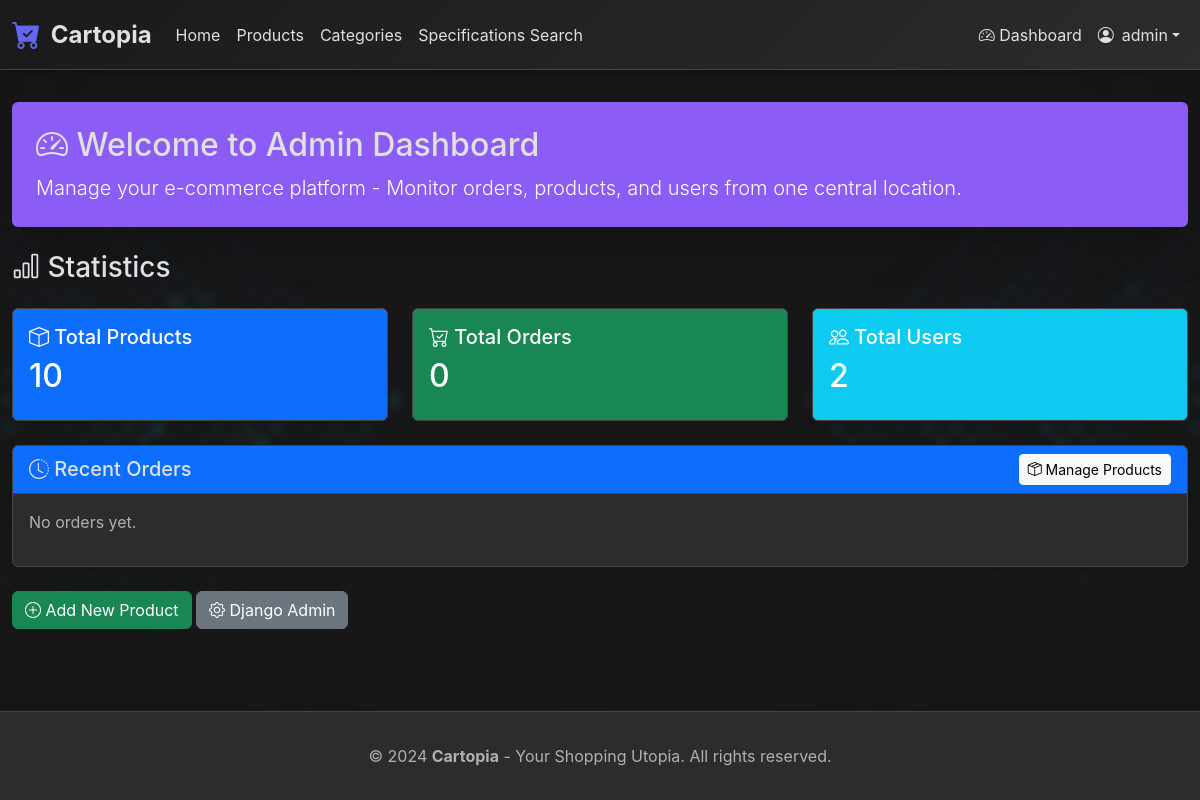
The app's page /dashboard/ (signed in), older data.
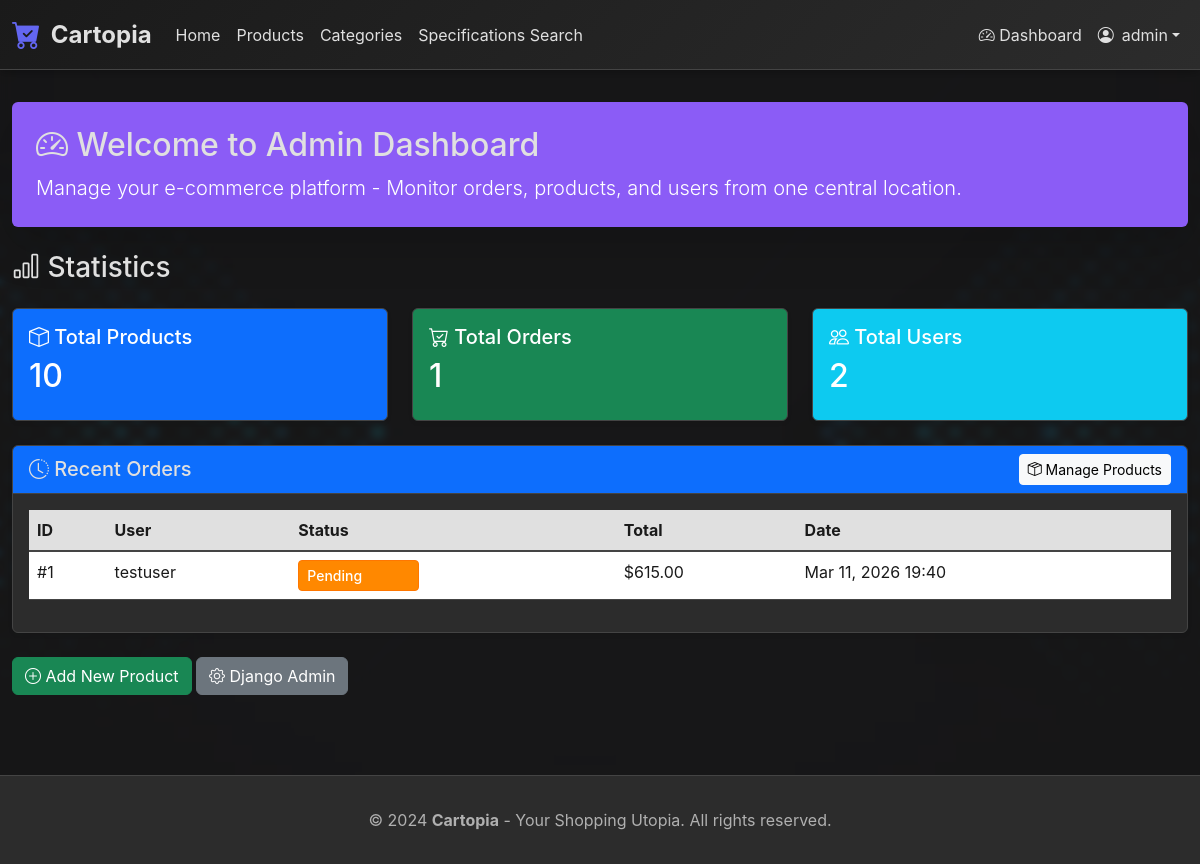
The same page, newer data.
### shop/models.py (models this page shows, shortened)
class Order(models.Model):
    STATUS_CHOICES = [
        ('pending', 'Pending'),
        ('processing', 'Processing'),
        ('shipped', 'Shipped'),
        ('delivered', 'Delivered'),
        ('cancelled', 'Cancelled'),
    ]
    user = models.ForeignKey(User, on_delete=models.CASCADE, related_name='orders', verbose_name="User")
    status = models.CharField(max_length=20, choices=STATUS_CHOICES, default='pending', verbose_name="Status")
    total_price = models.DecimalField(max_digits=10, decimal_places=2, verbose_name="Total Price")
    delivery_method = models.ForeignKey(DeliveryMethod, on_delete=models.SET_NULL, null=True, verbose_name="Delivery Method")
    delivery_cost = models.DecimalField(max_digits=10, decimal_places=2, default=0, verbose_name="Delivery Cost")
    first_name = models.CharField(max_length=100, verbose_name="First Name")
    last_name = models.CharField(max_length=100, verbose_name="Last Name")
    email = models.EmailField(verbose_name="Email")
    phone = models.CharField(max_length=20, verbose_name="Phone")
    address = models.TextField(verbose_name="Address")
    city = models.CharField(max_length=100, verbose_name="City")
    postal_code = models.CharField(max_length=20, verbose_name="Postal Code")
    created_at = models.DateTimeField(auto_now_add=True, verbose_name="Order Date")
    updated_at = models.DateTimeField(auto_now=True, verbose_name="Updated At")
    class Meta:
        verbose_name = "Order"
        verbose_name_plural = "Orders"
        ordering = ['-created_at']

### shop/views.py (the view)
# urls.py: path('dashboard/', views.admin_dashboard, name='admin_dashboard'),
@admin_required
def admin_dashboard(request):
    total_products = Product.objects.count()
    total_orders = Order.objects.count()
    total_users = User.objects.count()
    recent_orders = Order.objects.all()[:5]
    return render(request, 'shop/admin/dashboard.html', {
        'total_products': total_products,
        'total_orders': total_orders,
        'total_users': total_users,
        'recent_orders': recent_orders,
    })

### shop/context_processors.py (called while the page is built)
def cart_context(request):
    if request.user.is_authenticated:
        cart_items = Cart.objects.filter(user=request.user)
        cart_count = sum(item.quantity for item in cart_items)
        cart_total = sum(item.get_total_price() for item in cart_items)
    else:
        cart_count = 0
        cart_total = 0
    return {
        'cart_count': cart_count,
        'cart_total': cart_total,
    }

### templates/shop/admin/dashboard.html (shortened to what this page needs)
{% extends 'base.html' %}
{% block content %}
<div class="jumbotron p-4 rounded mb-4 shadow-lg border-0" style="background: #8b5cf6; color: white; border: 1px solid var(--border-color);">
    <h2 class="mb-2"><i class="bi bi-speedometer2"></i> Welcome to Admin Dashboard</h2>
    <p class="lead mb-0">Manage your e-commerce platform - Monitor orders, products, and users from one central location.</p>
</div>
<div class="mb-4">
    <h3 class="mb-0"><i class="bi bi-bar-chart"></i> Statistics</h3>
</div>
<div class="row mb-4">
    <div class="col-md-4">
        <div class="card text-white bg-primary shadow-sm">
            <div class="card-body">
                <h5 class="card-title"><i class="bi bi-box"></i> Total Products</h5>
                <h2>{{ total_products }}</h2>
            </div>
        </div>
    </div>
    <div class="col-md-4">
        <div class="card text-white bg-success shadow-sm">
            <div class="card-body">
                <h5 class="card-title"><i class="bi bi-cart-check"></i> Total Orders</h5>
                <h2>{{ total_orders }}</h2>
            </div>
        </div>
    </div>
    <div class="col-md-4">
        <div class="card text-white bg-info shadow-sm">
            <div class="card-body">
                <h5 class="card-title"><i class="bi bi-people"></i> Total Users</h5>
                <h2>{{ total_users }}</h2>
            </div>
        </div>
    </div>
</div>
<div class="card shadow-sm">
    <div class="card-header bg-primary text-white d-flex justify-content-between align-items-center">
        <h5 class="mb-0"><i class="bi bi-clock-history"></i> Recent Orders</h5>
        <a href="{% url 'admin_product_list' %}" class="btn btn-light btn-sm">
            <i class="bi bi-box-seam"></i> Manage Products
        </a>
    </div>
    <div class="card-body">
        {% if recent_orders %}
        <table class="table">
            <thead>
                <tr style="background: #e0e0e0;">
                    <th style="color: #1a1a1a;">ID</th>
                    <th style="color: #1a1a1a;">User</th>
                    <th style="color: #1a1a1a;">Status</th>
                    <th style="color: #1a1a1a;">Total</th>
                    <th style="color: #1a1a1a;">Date</th>
                </tr>
            </thead>
            <tbody>
                {% for order in recent_orders %}
                <tr style="background: #f5f5f5;">
                    <td style="color: #1a1a1a;">#{{ order.id }}</td>
                    <td style="color: #1a1a1a;">{{ order.user.username }}</td>
                    <td>
                        <form method="post" action="{% url 'order_update_status' order.id %}" class="d-inline">
                            <select name="status" class="form-select form-select-sm d-inline-block admin-status-select" style="width: auto; background: #ff8800 !important; color: #ffffff !important; border: 1px solid #ff7700 !important; font-weight: 500;" onchange="this.form.submit()">
                                <option value="pending" {% if order.status == 'pending' %}selected{% endif %} style="background: #ff8800; color: #ffffff;">Pending</option>
                            </select>
                        </form>
                    </td>
                    <td style="color: #1a1a1a;">${{ order.total_price }}</td>
                    <td style="color: #1a1a1a;">{{ order.created_at|date:"M d, Y H:i" }}</td>
                </tr>
                {% endfor %}
            </tbody>
        </table>
        {% else %}
        <p class="text-muted">No orders yet.</p>
        {% endif %}
    </div>
</div>
<div class="mt-4">
    <a href="{% url 'product_create' %}" class="btn btn-success">
        <i class="bi bi-plus-circle"></i> Add New Product
    </a>
    <a href="/admin/" class="btn btn-secondary">
        <i class="bi bi-gear"></i> Django Admin
    </a>
</div>
{% endblock %}

Row changes from the older to the newer data that the page shows:
added Order: id "1", user.username "testuser", status "Pending", total_price "615.00", created_at "Mar 11, 2026 19:40"
Text that changed along with them:
{{ total_orders }}: "0" → "1"
text no longer shown: "No orders yet."
text now shown: "ID User Status Total Date"
